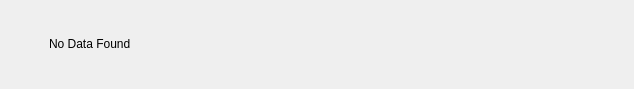
<?xml version="1.0" encoding="UTF-8"?>
<ui version="4.0">
 <class>ProbedMeshEmptyFrame</class>
 <widget class="QFrame" name="ProbedMeshEmptyFrame">
  <property name="geometry">
   <rect>
    <x>0</x>
    <y>0</y>
    <width>634</width>
    <height>89</height>
   </rect>
  </property>
  <property name="windowTitle">
   <string>Frame</string>
  </property>
  <layout class="QGridLayout" name="gridLayout">
   <item row="0" column="0">
    <widget class="QLabel" name="iconLabel">
     <property name="minimumSize">
      <size>
       <width>32</width>
       <height>32</height>
      </size>
     </property>
     <property name="maximumSize">
      <size>
       <width>32</width>
       <height>32</height>
      </size>
     </property>
     <property name="text">
      <string/>
     </property>
    </widget>
   </item>
   <item row="0" column="1">
    <widget class="QLabel" name="label">
     <property name="text">
      <string>No Data Found</string>
     </property>
    </widget>
   </item>
  </layout>
 </widget>
 <resources/>
 <connections/>
</ui>
